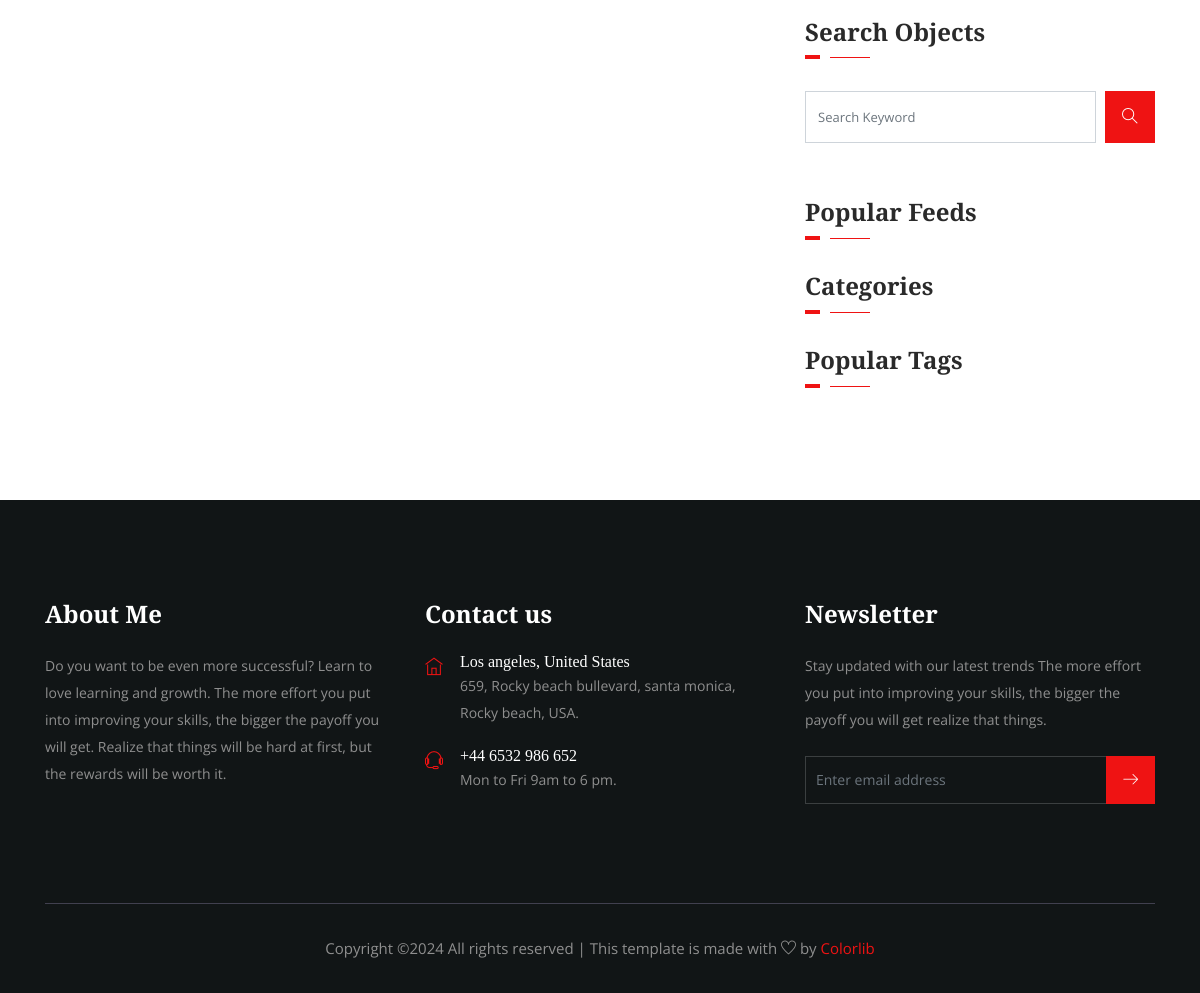
The app's page / (lower part), older data.
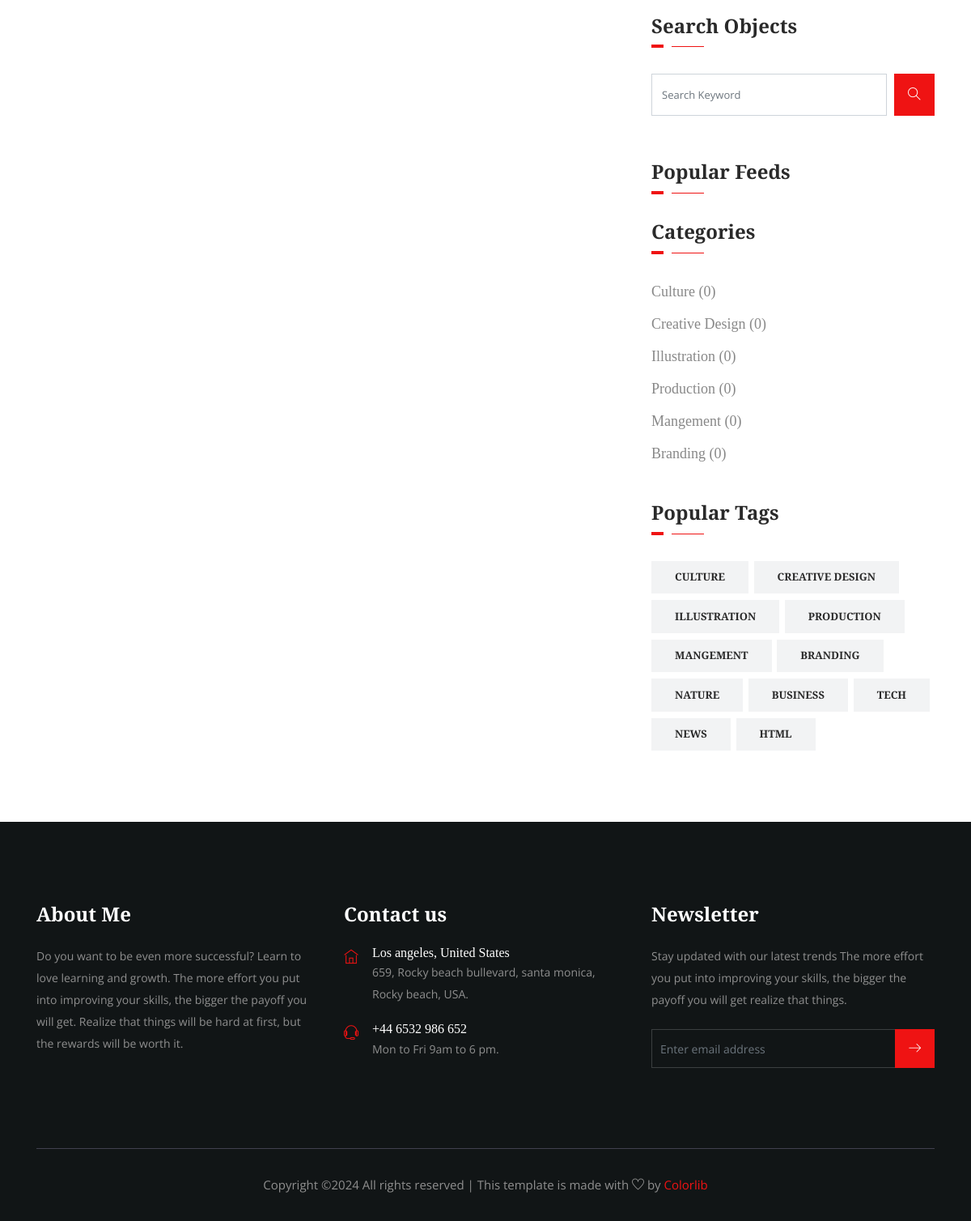
The same page, newer data.
### article/models.py (models this page shows, shortened)
class Category(models.Model):
    title = models.CharField(max_length=255)
    class Meta:
        verbose_name_plural = 'Categories'
        verbose_name = 'Category'

class Tag(models.Model):
    title = models.CharField(max_length=255)

### main/views.py (the view)
# urls.py: path('', home_page, name='home'),
def home_page(request):
    articles = Article.objects.order_by('-id')
    articles1 = Article.objects.order_by('-id')[:3]
    articles2 = Article.objects.order_by('-id')[3:9:]
    categories = Category.objects.all()
    tags = Tag.objects.all()
    category_counts = {}
    for category in categories:
        count = Article.objects.filter(category=category).count()
        category_counts[category.title] = count
    paginator = Paginator(articles1, 3)
    page = request.GET.get('page')
    ctx = {
        'articles': articles,
        'articles1': articles1,
        'articles2': articles2,
        'categories': categories,
        'tags': tags,
        'category_counts': category_counts,
    }
    return render(request, 'main/index.html', ctx)

### templates/main/index.html (shortened to what this page needs)
{% extends 'base.html' %}
{% load static %}
{% block content %}
<section class="all_post section_padding">
    <div class="container">
        <div class="row">
            <div class="col-lg-8">
            </div>
            <div class="col-lg-4">
                <div class="sidebar_widget">
                    <div class="sidebar_tittle">
                        <h3>Search Objects</h3>
                    </div>
                    <form action="#">
                        <div class="form-group">
                            <div class="input-group mb-3">
                                <input type="text" class="form-control" placeholder="Search Keyword"
                                       onfocus="this.placeholder = ''" onblur="this.placeholder = 'Search Keyword'">
                                <div class="input-group-append">
                                    <button class="btn" type="button"><i class="ti-search"></i></button>
                                </div>
                            </div>
                        </div>
                    </form>
                    <div class="sidebar_tittle">
                        <h3>Popular Feeds</h3>
                    </div>
                    <div class="sidebar_tittle">
                        <h3>Categories</h3>
                    </div>
                    <div class="single_catagory_item category">
                        <ul class="list-unstyled">
                            {% for category, item in category_counts.items %}
                            <li><a href="{% url 'article:list' %}">{{ category }} ({{ item }})</a></li>
                            {% endfor %}
                        </ul>
                    </div>
                    <div class="sidebar_tittle">
                        <h3>Popular Tags</h3>
                    </div>
                    <div class="single_catagory_item tags">
                        <ul class="list-unstyled">
                            {% for tag in tags %}
                            <li><a href="{% url 'article:list' %}">{{ tag.title }}</a></li>
                            {% endfor %}
                        </ul>
                    </div>
                </div>
            </div>
        </div>
    </div>
</section>
{% endblock %}

Row changes from the older to the newer data that the page shows:
added Category: category_counts "Culture"
added Category: category_counts "Creative Design"
added Category: category_counts "Illustration"
added Category: category_counts "Production"
added Category: category_counts "Mangement"
added Category: category_counts "Branding"
added Tag: title "CULTURE"
added Tag: title "CREATIVE DESIGN"
added Tag: title "ILLUSTRATION"
added Tag: title "PRODUCTION"
added Tag: title "MANGEMENT"
added Tag: title "BRANDING"
added Tag: title "NATURE"
added Tag: title "BUSINESS"
added Tag: title "TECH"
added Tag: title "NEWS"
added Tag: title "HTML"
Text that changed along with them:
new list line: "( 0 )"
